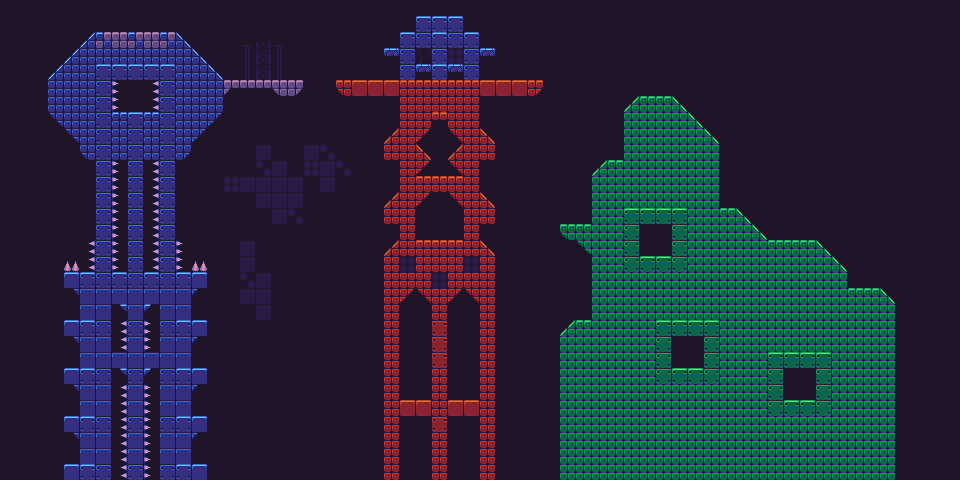

Rendered tile map (Tiled .tmx) drawn with the repository's tilesets; below, a short description and the map source with its tile grids summarised:
An orthogonal 60x30 tile map with 16x16 px tiles, 4 tile layers (background, tile, deco_bg, deco_fg), 1 hidden layer not drawn, 2 tilesets and 22 objects (player).

<map version="1.0" orientation="orthogonal" renderorder="left-up" width="60" height="30" tilewidth="16" tileheight="16" nextobjectid="37">
 <tileset firstgid="1" name="Tanks" tilewidth="16" tileheight="16" tilecount="576" columns="24">
  <image source="../sheets/sheet.png" trans="201429" width="384" height="384" />
 </tileset>
 <tileset firstgid="577" name="Background" tilewidth="16" tileheight="16" tilecount="2" columns="0">
  <tile id="0">
   <image width="16" height="16" source="../sheets/bgtile.png" />
  </tile>
  <tile id="1">
   <image width="16" height="16" source="../sheets/collider.png" />
  </tile>
 </tileset>
 <layer name="background" width="60" height="30">
  <data>[1800 cells, 1800 non-empty, 1 distinct tile ids]</data>
 </layer>
 <layer name="tile" width="60" height="30">
  <data>[1800 cells, 662 non-empty, 42 distinct tile ids]</data>
 </layer>
 <layer name="deco_bg" width="60" height="30">
  <data>[1800 cells, 95 non-empty, 14 distinct tile ids]</data>
 </layer>
 <objectgroup name="entities" visible="0">
  <object id="3" name="player" type="player" gid="385" x="96" y="32" width="16" height="16" />
 </objectgroup>
 <layer name="deco_fg" width="60" height="30">
  <data>[1800 cells, 0 non-empty, 0 distinct tile ids]</data>
 </layer>
 <layer name="collider" width="60" height="30" visible="0" opacity="0.36">
  <data>[1800 cells, 553 non-empty, 1 distinct tile ids]</data>
 </layer>
 <objectgroup name="collider_geom" visible="0">
  <object id="5" x="48" y="80">
   <polygon points="0,0 48,-48 48,0" />
  </object>
  <object id="6" x="176" y="32">
   <polygon points="0,0 0,48 48,48" />
  </object>
  <object id="11" x="48" y="112">
   <polygon points="0,0 48,0 48,32 32,32" />
  </object>
  <object id="13" x="176" y="112">
   <polygon points="48,0 0,0 0,32 16,32" />
  </object>
  <object id="14" x="80" y="144">
   <polygon points="0,0 0,8 8,16 16,16 16,0" />
  </object>
  <object id="15" x="176" y="144">
   <polygon points="16,0 16,8 8,16 0,16 0,0" />
  </object>
  <object id="16" x="224" y="80">
   <polygon points="0,0 80,0 80,8 0,8" />
  </object>
  <object id="17" x="272" y="88">
   <polygon points="0,0 8,8 24,8 32,0" />
  </object>
  <object id="18" x="384" y="160">
   <polygon points="0,0 0,-16 16,-32 16,0" />
  </object>
  <object id="20" x="400" y="192">
   <polygon points="0,0 -16,16 -16,32 0,32" />
  </object>
  <object id="21" x="480" y="224">
   <polygon points="0,0 0,-32 16,-16 16,0" />
  </object>
  <object id="22" x="480" y="160">
   <polygon points="0,0 0,-32 16,-16 16,0" />
  </object>
  <object id="24" x="384" y="256">
   <polygon points="0,0 16,-16 96,-16 112,0" />
  </object>
  <object id="25" x="624" y="144">
   <polygon points="0,0 0,-32 16,-48 48,-48 96,0" />
  </object>
  <object id="26" x="720" y="240">
   <polygon points="0,0 0,-32 16,-32 48,0" />
  </object>
  <object id="27" x="768" y="272">
   <polygon points="0,0 0,-32 48,-32 80,0" />
  </object>
  <object id="28" x="848" y="304">
   <polygon points="0,0 0,-16 32,-16 48,0" />
  </object>
  <object id="29" x="592" y="176">
   <polygon points="0,0 16,-16 32,-16 32,0" />
  </object>
  <object id="30" x="560" y="336">
   <polygon points="0,0 16,-16 32,-16 32,0" />
  </object>
  <object id="34" x="560" y="224">
   <polygon points="0,0 0,8 8,16 32,16 32,0" />
  </object>
  <object id="36" x="576" y="240">
   <polygon points="0,0 16,16 16,0" />
  </object>
 </objectgroup>
</map>
